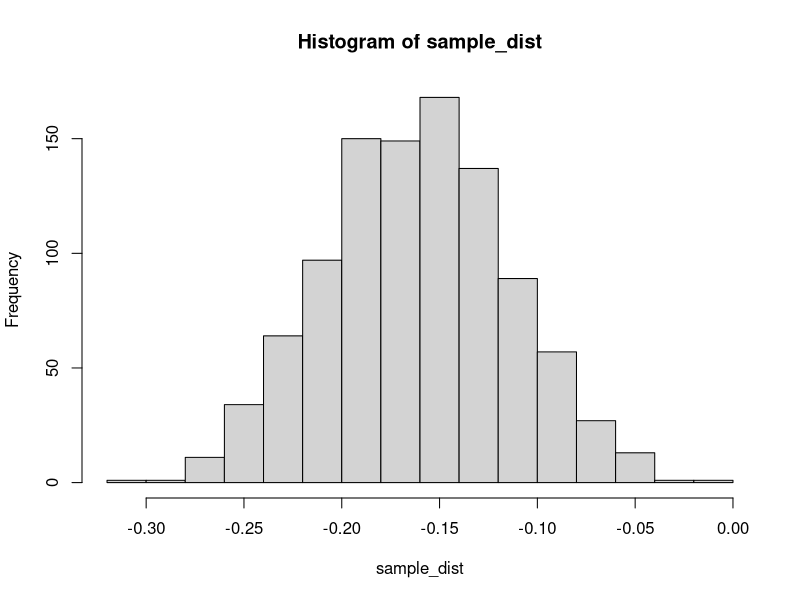

R code for this plot:
p_1 <- 0.2
p_2 <- 0.36

n_1 <- 167
n_2 <- 189

nu_of_samples <- 1000

sample_1 <- c(rep(1, 33),rep(0, 167-33))
sample_2 <- c(rep(1, 68),rep(0, 189-68))


sample_dist <- numeric(1000)


for (i in 1:1000){
  ratio_1 <- sum(sample(sample_1, n_1, replace=T))/n_1
  ratio_2 <- sum(sample(sample_2, n_2, replace=T))/n_2
  sample_dist[i] <- (ratio_1 - ratio_2)
}

sample_dist

hist(sample_dist)